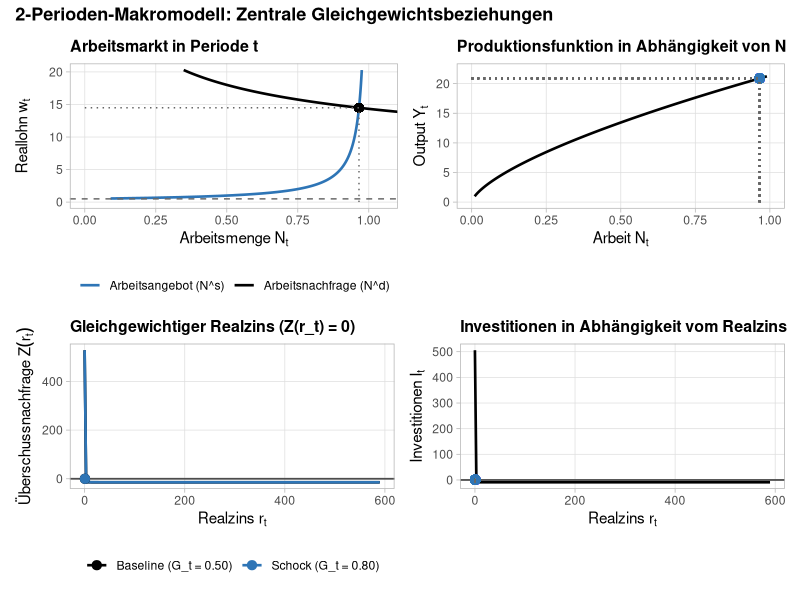
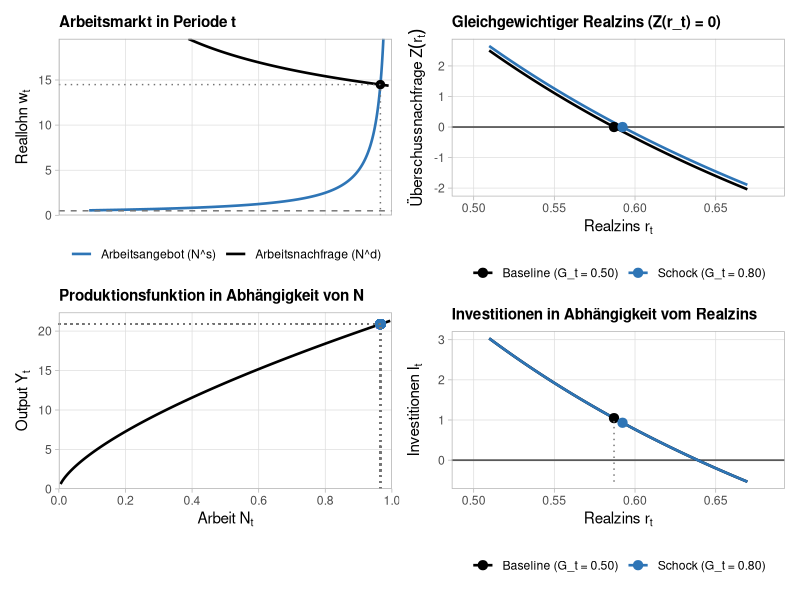

These figures' R source, in order:
## ---- chunk 1
solve_macro_model <- function(
  K_t = 10, delta = 0.1,
  theta_t = 0.5, theta_t1 = 0.5,
  G_t = 0.5, G_t1 = 0.5,
  sigma = 1.0, beta = 0.96,
  A_t = 10, A_t1 = 10,
  alpha = 0.33
) {
  # --- 1. Periode t: Arbeitsmarkt & Produktion (unabhängig von r_t) ---
  labor_eq_t <- function(w) {
    Nd <- K_t * ((1 - alpha) * A_t / w)^(1 / alpha)
    Ns <- 1 - theta_t / w
    return(Nd - Ns)
  }
  w_t <- uniroot(labor_eq_t, interval = c(theta_t + 1e-6, 100))$root
  N_t <- 1 - theta_t / w_t
  Y_t <- A_t * K_t^alpha * N_t^(1 - alpha)
  D_t <- Y_t - w_t * N_t

  # --- 2. Funktionen in Abhängigkeit vom Realzins r_t ---
  eval_given_r <- function(r) {
    k_n_ratio <- (alpha * A_t1 / (r + delta))^(1 / (1 - alpha))
    w_t1 <- (1 - alpha) * A_t1 * (k_n_ratio)^alpha
    N_t1 <- 1 - theta_t1 / w_t1
    
    if (is.na(N_t1) || N_t1 <= 0) return(list(excess_demand = NA))
    
    K_t1 <- k_n_ratio * N_t1
    I_t  <- K_t1 - (1 - delta) * K_t
    B_I  <- I_t
    Y_t1 <- A_t1 * K_t1^alpha * N_t1^(1 - alpha)
    D_t1 <- Y_t1 + (1 - delta) * K_t1 - w_t1 * N_t1 - (1 + r) * B_I
    
    W <- (w_t * N_t + D_t - G_t) + (w_t1 * N_t1 + D_t1 - G_t1) / (1 + r)
    
    C_t  <- W / (1 + beta^(1 / sigma) * (1 + r)^((1 - sigma) / sigma))
    S_t  <- w_t * N_t + D_t - G_t - C_t
    C_t1 <- (1 + r) * S_t + w_t1 * N_t1 + D_t1 - G_t1
    
    excess_demand <- C_t + I_t + G_t - Y_t
    
    list(
      r_t = r, w_t = w_t, N_t = N_t, Y_t = Y_t, D_t = D_t,
      C_t = C_t, I_t = I_t, S_t = S_t, G_t = G_t,
      w_t1 = w_t1, N_t1 = N_t1, K_t1 = K_t1, Y_t1 = Y_t1,
      D_t1 = D_t1, C_t1 = C_t1, G_t1 = G_t1, W = W,
      excess_demand = excess_demand,
      check_t1 = Y_t1 + (1 - delta) * K_t1 - (C_t1 + G_t1)
    )
  }

  # Analytische Obergrenze r_max für N_{t+1} > 0
  r_max <- alpha * A_t1 * ((1 - alpha) * A_t1 / theta_t1)^((1 - alpha) / alpha) - delta
  r_min <- max(-delta + 1e-5, -0.99)
  
  if (r_max <= r_min) {
    stop("Kein positives Arbeitsangebot in t+1 möglich (theta_{t+1} zu hoch oder A_{t+1} zu niedrig).")
  }

  # Gleichgewichtszins r_t suchen
  r_star <- uniroot(
    function(r) eval_given_r(r)$excess_demand,
    interval = c(r_min, r_max - 1e-6)
  )$root
  
  return(eval_given_r(r_star))
}

# Testlauf
base  <- solve_macro_model(G_t = 0.5, G_t1 = 0.5)
shock <- solve_macro_model(G_t = 0.8, G_t1 = 0.5)

options(scipen = 999)

library(knitr)

vars <- c("r_t", "Y_t", "C_t", "I_t", "N_t", "w_t", "Y_t1", "C_t1", "K_t1", "check_t1")
labels <- c(
  "$r_t$", "$Y_t$", "$C_t$", "$I_t$", "$N_t$",
  "$w_t$", "$Y_{t+1}$", "$C_{t+1}$", "$K_{t+1}$", "$\\text{Check}_{t+1}$"
)

out_df <- data.frame(
  Variable = labels,
  Baseline = unlist(base[vars]),
  G_t_Schock = unlist(shock[vars]),
  row.names = NULL
)

kable(
  out_df,
  digits = 2,
  col.names = c("Variable", "Baseline", "$G_t$-Schock"),
  align = c("l", "r", "r"),
  escape = FALSE,
  caption = "Modellgleichgewicht: Baseline vs. temporärer Staatsausgabenschock ($G_t$)"
)


## ---- chunk 2
#| warning: false
#| message: false

library(ggplot2)
library(patchwork)

# --- 1. Modellfunktion (mit A = 10 als Standard für positive Investitionen) ---
solve_macro_model <- function(
  K_t = 10, delta = 0.1,
  theta_t = 0.5, theta_t1 = 0.5,
  G_t = 0.5, G_t1 = 0.5,
  sigma = 1.0, beta = 0.96,
  A_t = 10.0, A_t1 = 10.0,
  alpha = 0.33
) {
  labor_eq_t <- function(w) {
    Nd <- K_t * ((1 - alpha) * A_t / w)^(1 / alpha)
    Ns <- 1 - theta_t / w
    return(Nd - Ns)
  }
  w_t <- uniroot(labor_eq_t, interval = c(theta_t + 1e-6, 100))$root
  N_t <- 1 - theta_t / w_t
  Y_t <- A_t * K_t^alpha * N_t^(1 - alpha)
  D_t <- Y_t - w_t * N_t

  eval_given_r <- function(r) {
    k_n_ratio <- (alpha * A_t1 / (r + delta))^(1 / (1 - alpha))
    w_t1 <- (1 - alpha) * A_t1 * (k_n_ratio)^alpha
    N_t1 <- 1 - theta_t1 / w_t1
    if (is.na(N_t1) || N_t1 <= 0) return(list(excess_demand = NA))

    K_t1 <- k_n_ratio * N_t1
    I_t  <- K_t1 - (1 - delta) * K_t
    B_I  <- I_t
    Y_t1 <- A_t1 * K_t1^alpha * N_t1^(1 - alpha)
    D_t1 <- Y_t1 + (1 - delta) * K_t1 - w_t1 * N_t1 - (1 + r) * B_I

    W <- (w_t * N_t + D_t - G_t) + (w_t1 * N_t1 + D_t1 - G_t1) / (1 + r)
    C_t  <- W / (1 + beta^(1 / sigma) * (1 + r)^((1 - sigma) / sigma))
    S_t  <- w_t * N_t + D_t - G_t - C_t
    C_t1 <- (1 + r) * S_t + w_t1 * N_t1 + D_t1 - G_t1

    excess_demand <- C_t + I_t + G_t - Y_t

    list(
      r_t = r, w_t = w_t, N_t = N_t, Y_t = Y_t, D_t = D_t,
      C_t = C_t, I_t = I_t, S_t = S_t, G_t = G_t,
      w_t1 = w_t1, N_t1 = N_t1, K_t1 = K_t1, Y_t1 = Y_t1,
      D_t1 = D_t1, C_t1 = C_t1, G_t1 = G_t1, W = W,
      excess_demand = excess_demand,
      check_t1 = Y_t1 + (1 - delta) * K_t1 - (C_t1 + G_t1)
    )
  }

  r_max <- alpha * A_t1 * ((1 - alpha) * A_t1 / theta_t1)^((1 - alpha) / alpha) - delta
  r_min <- max(-delta + 1e-5, -0.99)
  r_star <- uniroot(
    function(r) eval_given_r(r)$excess_demand,
    interval = c(r_min, r_max - 1e-6)
  )$root

  out <- eval_given_r(r_star)
  out$eval_given_r <- eval_given_r
  out$r_max <- r_max
  return(out)
}

# Parameter & Gleichgewichte berechnen
params <- list(
  K_t = 10, delta = 0.1, theta_t = 0.5, theta_t1 = 0.5,
  G_t0 = 0.5, G_t1_shock = 0.8, G_t1 = 0.5,
  sigma = 1.0, beta = 0.96, A_t = 10.0, A_t1 = 10.0, alpha = 0.33
)

eq0 <- do.call(solve_macro_model, c(
  params[c("K_t", "delta", "theta_t", "theta_t1", "G_t1", "sigma", "beta", "A_t", "A_t1", "alpha")],
  list(G_t = params$G_t0)
))
eq1 <- do.call(solve_macro_model, c(
  params[c("K_t", "delta", "theta_t", "theta_t1", "G_t1", "sigma", "beta", "A_t", "A_t1", "alpha")],
  list(G_t = params$G_t1_shock)
))

theme_macro <- theme_light(base_size = 11) +
  theme(
    panel.grid.minor = element_blank(),
    plot.title = element_text(face = "bold", size = 11.5),
    legend.position = "bottom",
    legend.title = element_blank()
  )

# --- GRAFIK 1: Arbeitsmarkt in Periode t ---
w_grid <- seq(params$theta_t + 0.05, max(eq0$w_t * 1.4, 8), length.out = 200)
df_labor <- data.frame(
  w  = w_grid,
  Nd = params$K_t * ((1 - params$alpha) * params$A_t / w_grid)^(1 / params$alpha),
  Ns = 1 - params$theta_t / w_grid
)

p_labor <- ggplot(df_labor, aes(x = Nd, y = w)) +
  geom_line(aes(x = Nd, color = "Arbeitsnachfrage (N^d)"), linewidth = 0.9) +
  geom_line(aes(x = Ns, color = "Arbeitsangebot (N^s)"), linewidth = 0.9) +
  geom_hline(yintercept = params$theta_t, linetype = "dashed", color = "grey40") +
  geom_point(aes(x = eq0$N_t, y = eq0$w_t), color = "black", size = 2.5) +
  annotate("segment", x = eq0$N_t, xend = eq0$N_t, y = 0, yend = eq0$w_t, linetype = "dotted", color = "grey40") +
  annotate("segment", x = 0, xend = eq0$N_t, y = eq0$w_t, yend = eq0$w_t, linetype = "dotted", color = "grey40") +
  scale_color_manual(values = c("Arbeitsnachfrage (N^d)" = "black", "Arbeitsangebot (N^s)" = "#2E75B6")) +
  coord_cartesian(xlim = c(0, 1.05), ylim = c(0, max(w_grid))) +
  labs(
    title = "Arbeitsmarkt in Periode t",
    x = expression(Arbeitsmenge~N[t]),
    y = expression(Reallohn~w[t])
  ) +
  theme_macro

# --- GRAFIK 2: Produktionsfunktion Y_t(N_t) ---
n_grid <- seq(0.01, 0.99, length.out = 200)
df_prod <- data.frame(
  N = n_grid,
  Y = params$A_t * params$K_t^params$alpha * n_grid^(1 - params$alpha)
)

p_prod <- ggplot(df_prod, aes(x = N, y = Y)) +
  geom_line(color = "black", linewidth = 0.9) +
  geom_point(aes(x = eq0$N_t, y = eq0$Y_t), color = "#2E75B6", size = 2.8) +
  geom_segment(aes(x = eq0$N_t, xend = eq0$N_t, y = 0, yend = eq0$Y_t), linetype = "dotted", color = "grey40") +
  geom_segment(aes(x = 0, xend = eq0$N_t, y = eq0$Y_t, yend = eq0$Y_t), linetype = "dotted", color = "grey40") +
  coord_cartesian(xlim = c(0, 1), ylim = c(0, max(df_prod$Y) * 1.05)) +
  labs(
    title = "Produktionsfunktion in Abhängigkeit von N",
    x = expression(Arbeit~N[t]),
    y = expression(Output~Y[t])
  ) +
  theme_macro

# --- GRAFIK 3: Gleichgewichtszins über Überschussnachfrage Z(r_t) ---
r_grid <- seq(max(-params$delta + 0.02, -0.05), eq0$r_max * 0.92, length.out = 200)
z0 <- sapply(r_grid, function(r) eq0$eval_given_r(r)$excess_demand)
z1 <- sapply(r_grid, function(r) eq1$eval_given_r(r)$excess_demand)

df_r <- rbind(
  data.frame(r = r_grid, Z = z0, Szenario = "Baseline (G_t = 0.50)"),
  data.frame(r = r_grid, Z = z1, Szenario = "Schock (G_t = 0.80)")
)

p_rate <- ggplot(df_r, aes(x = r, y = Z, color = Szenario)) +
  geom_hline(yintercept = 0, color = "grey30", linewidth = 0.6) +
  geom_line(linewidth = 0.9) +
  geom_point(data = data.frame(
    r = c(eq0$r_t, eq1$r_t),
    Z = c(0, 0),
    Szenario = c("Baseline (G_t = 0.50)", "Schock (G_t = 0.80)")
  ), aes(x = r, y = Z), size = 2.8) +
  scale_color_manual(values = c("Baseline (G_t = 0.50)" = "black", "Schock (G_t = 0.80)" = "#2E75B6")) +
  labs(
    title = "Gleichgewichtiger Realzins (Z(r_t) = 0)",
    x = expression(Realzins~r[t]),
    y = expression(Überschussnachfrage~Z(r[t]))
  ) +
  theme_macro

# --- GRAFIK 4: Investitionsnachfrage I_t(r_t) ---
inv0 <- sapply(r_grid, function(r) eq0$eval_given_r(r)$I_t)
df_inv <- data.frame(r = r_grid, I = inv0)

p_inv <- ggplot(df_inv, aes(x = r, y = I)) +
  geom_hline(yintercept = 0, color = "grey30", linewidth = 0.6) +
  geom_line(color = "black", linewidth = 0.9) +
  geom_point(aes(x = eq0$r_t, y = eq0$I_t), color = "#2E75B6", size = 2.8) +
  geom_segment(aes(x = eq0$r_t, xend = eq0$r_t, y = min(0, min(inv0)), yend = eq0$I_t), linetype = "dotted", color = "grey40") +
  geom_segment(aes(x = min(r_grid), xend = eq0$r_t, y = eq0$I_t, yend = eq0$I_t), linetype = "dotted", color = "grey40") +
  labs(
    title = "Investitionen in Abhängigkeit vom Realzins",
    x = expression(Realzins~r[t]),
    y = expression(Investitionen~I[t])
  ) +
  theme_macro

# --- KOMBINATION MIT PATCHWORK ---
(p_labor | p_prod) / (p_rate | p_inv) +
  plot_annotation(
    title = "2-Perioden-Makromodell: Zentrale Gleichgewichtsbeziehungen",
    theme = theme(plot.title = element_text(face = "bold", size = 13))
  )
## ---- chunk 3
#| message: false
#| warning: false

library(ggplot2)
library(patchwork)

# --- 1. Modellfunktion ---
solve_macro_model <- function(
  K_t = 10, delta = 0.1,
  theta_t = 0.5, theta_t1 = 0.5,
  G_t = 0.5, G_t1 = 0.5,
  sigma = 1.0, beta = 0.96,
  A_t = 10.0, A_t1 = 10.0,
  alpha = 0.33
) {
  labor_eq_t <- function(w) {
    Nd <- K_t * ((1 - alpha) * A_t / w)^(1 / alpha)
    Ns <- 1 - theta_t / w
    return(Nd - Ns)
  }
  w_t <- uniroot(labor_eq_t, interval = c(theta_t + 1e-6, 100))$root
  N_t <- 1 - theta_t / w_t
  Y_t <- A_t * K_t^alpha * N_t^(1 - alpha)
  D_t <- Y_t - w_t * N_t

  eval_given_r <- function(r) {
    k_n_ratio <- (alpha * A_t1 / (r + delta))^(1 / (1 - alpha))
    w_t1 <- (1 - alpha) * A_t1 * (k_n_ratio)^alpha
    N_t1 <- 1 - theta_t1 / w_t1
    if (is.na(N_t1) || N_t1 <= 0) return(list(excess_demand = NA))

    K_t1 <- k_n_ratio * N_t1
    I_t  <- K_t1 - (1 - delta) * K_t
    B_I  <- I_t
    Y_t1 <- A_t1 * K_t1^alpha * N_t1^(1 - alpha)
    D_t1 <- Y_t1 + (1 - delta) * K_t1 - w_t1 * N_t1 - (1 + r) * B_I

    W <- (w_t * N_t + D_t - G_t) + (w_t1 * N_t1 + D_t1 - G_t1) / (1 + r)
    C_t  <- W / (1 + beta^(1 / sigma) * (1 + r)^((1 - sigma) / sigma))
    S_t  <- w_t * N_t + D_t - G_t - C_t
    C_t1 <- (1 + r) * S_t + w_t1 * N_t1 + D_t1 - G_t1

    excess_demand <- C_t + I_t + G_t - Y_t

    list(
      r_t = r, w_t = w_t, N_t = N_t, Y_t = Y_t, D_t = D_t,
      C_t = C_t, I_t = I_t, S_t = S_t, G_t = G_t,
      w_t1 = w_t1, N_t1 = N_t1, K_t1 = K_t1, Y_t1 = Y_t1,
      D_t1 = D_t1, C_t1 = C_t1, G_t1 = G_t1, W = W,
      excess_demand = excess_demand,
      check_t1 = Y_t1 + (1 - delta) * K_t1 - (C_t1 + G_t1)
    )
  }

  r_max <- alpha * A_t1 * ((1 - alpha) * A_t1 / theta_t1)^((1 - alpha) / alpha) - delta
  r_min <- max(-delta + 1e-5, -0.99)
  r_star <- uniroot(
    function(r) eval_given_r(r)$excess_demand,
    interval = c(r_min, r_max - 1e-6)
  )$root

  out <- eval_given_r(r_star)
  out$eval_given_r <- eval_given_r
  out$r_max <- r_max
  return(out)
}

# Parameter & Gleichgewichte berechnen
params <- list(
  K_t = 10, delta = 0.1, theta_t = 0.5, theta_t1 = 0.5,
  G_t0 = 0.5, G_t1_shock = 0.8, G_t1 = 0.5,
  sigma = 1.0, beta = 0.96, A_t = 10.0, A_t1 = 10.0, alpha = 0.33
)

eq0 <- do.call(solve_macro_model, c(
  params[c("K_t", "delta", "theta_t", "theta_t1", "G_t1", "sigma", "beta", "A_t", "A_t1", "alpha")],
  list(G_t = params$G_t0)
))
eq1 <- do.call(solve_macro_model, c(
  params[c("K_t", "delta", "theta_t", "theta_t1", "G_t1", "sigma", "beta", "A_t", "A_t1", "alpha")],
  list(G_t = params$G_t1_shock)
))

theme_macro <- theme_light(base_size = 11) +
  theme(
    panel.grid.minor = element_blank(),
    plot.title = element_text(face = "bold", size = 11),
    legend.position = "bottom",
    legend.title = element_blank()
  )

# --- LINKE SPALTE: Arbeitsmarkt (oben) und Produktionsfunktion (unten), gleiche N_t-Achse ---
n_limits <- c(0, 1.0)
n_breaks <- seq(0, 1.0, by = 0.2)

w_grid <- seq(params$theta_t + 0.05, max(eq0$w_t * 1.35, 7), length.out = 250)
df_labor <- data.frame(
  w  = w_grid,
  Nd = params$K_t * ((1 - params$alpha) * params$A_t / w_grid)^(1 / params$alpha),
  Ns = 1 - params$theta_t / w_grid
)

p_labor <- ggplot(df_labor, aes(y = w)) +
  geom_line(aes(x = Nd, color = "Arbeitsnachfrage (N^d)"), linewidth = 0.9) +
  geom_line(aes(x = Ns, color = "Arbeitsangebot (N^s)"), linewidth = 0.9) +
  geom_hline(yintercept = params$theta_t, linetype = "dashed", color = "grey45") +
  geom_point(data = data.frame(x = eq0$N_t, y = eq0$w_t), aes(x = x, y = y), color = "black", size = 2.5) +
  annotate("segment", x = eq0$N_t, xend = eq0$N_t, y = 0, yend = eq0$w_t, linetype = "dotted", color = "grey45") +
  annotate("segment", x = 0, xend = eq0$N_t, y = eq0$w_t, yend = eq0$w_t, linetype = "dotted", color = "grey45") +
  scale_x_continuous(limits = n_limits, breaks = n_breaks, expand = c(0, 0)) +
  scale_y_continuous(limits = c(0, max(w_grid)), expand = c(0, 0)) +
  scale_color_manual(values = c("Arbeitsnachfrage (N^d)" = "black", "Arbeitsangebot (N^s)" = "#2E75B6")) +
  labs(
    title = "Arbeitsmarkt in Periode t",
    x = NULL,
    y = expression(Reallohn~w[t])
  ) +
  theme_macro +
  theme(axis.text.x = element_blank(), axis.ticks.x = element_blank())

n_grid <- seq(0.005, 0.995, length.out = 250)
df_prod <- data.frame(
  N = n_grid,
  Y = params$A_t * params$K_t^params$alpha * n_grid^(1 - params$alpha)
)

p_prod <- ggplot(df_prod, aes(x = N, y = Y)) +
  geom_line(color = "black", linewidth = 0.9) +
  geom_point(aes(x = eq0$N_t, y = eq0$Y_t), color = "#2E75B6", size = 2.8) +
  geom_segment(aes(x = eq0$N_t, xend = eq0$N_t, y = 0, yend = eq0$Y_t), linetype = "dotted", color = "grey45") +
  geom_segment(aes(x = 0, xend = eq0$N_t, y = eq0$Y_t, yend = eq0$Y_t), linetype = "dotted", color = "grey45") +
  scale_x_continuous(limits = n_limits, breaks = n_breaks, expand = c(0, 0)) +
  scale_y_continuous(limits = c(0, max(df_prod$Y) * 1.05), expand = c(0, 0)) +
  labs(
    title = "Produktionsfunktion in Abhängigkeit von N",
    x = expression(Arbeit~N[t]),
    y = expression(Output~Y[t])
  ) +
  theme_macro

# --- RECHTE SPALTE: Gezielte r_t-Skalierung rund um die Gleichgewichte ---
r_center <- mean(c(eq0$r_t, eq1$r_t))
r_span   <- max(0.08, abs(eq1$r_t - eq0$r_t) * 2.2)
r_low    <- max(-params$delta + 0.01, r_center - r_span)
r_high   <- min(eq0$r_max * 0.75, r_center + r_span)
r_grid   <- seq(r_low, r_high, length.out = 250)

z0 <- sapply(r_grid, function(r) eq0$eval_given_r(r)$excess_demand)
z1 <- sapply(r_grid, function(r) eq1$eval_given_r(r)$excess_demand)

df_r <- rbind(
  data.frame(r = r_grid, Z = z0, Szenario = "Baseline (G_t = 0.50)"),
  data.frame(r = r_grid, Z = z1, Szenario = "Schock (G_t = 0.80)")
)

p_rate <- ggplot(df_r, aes(x = r, y = Z, color = Szenario)) +
  geom_hline(yintercept = 0, color = "grey35", linewidth = 0.6) +
  geom_line(linewidth = 0.9) +
  geom_point(
    data = data.frame(
      r = c(eq0$r_t, eq1$r_t),
      Z = c(0, 0),
      Szenario = c("Baseline (G_t = 0.50)", "Schock (G_t = 0.80)")
    ),
    aes(x = r, y = Z),
    size = 2.8
  ) +
  scale_x_continuous(
    limits = c(r_low, r_high),
    labels = function(x) sprintf("%.2f", x),
    expand = c(0.02, 0.02)
  ) +
  scale_color_manual(values = c("Baseline (G_t = 0.50)" = "black", "Schock (G_t = 0.80)" = "#2E75B6")) +
  labs(
    title = "Gleichgewichtiger Realzins (Z(r_t) = 0)",
    x = expression(Realzins~r[t]),
    y = expression(Überschussnachfrage~Z(r[t]))
  ) +
  theme_macro

inv0 <- sapply(r_grid, function(r) eq0$eval_given_r(r)$I_t)
inv1 <- sapply(r_grid, function(r) eq1$eval_given_r(r)$I_t)

df_inv <- rbind(
  data.frame(r = r_grid, I = inv0, Szenario = "Baseline (G_t = 0.50)"),
  data.frame(r = r_grid, I = inv1, Szenario = "Schock (G_t = 0.80)")
)

p_inv <- ggplot(df_inv, aes(x = r, y = I, color = Szenario)) +
  geom_hline(yintercept = 0, color = "grey35", linewidth = 0.6) +
  geom_line(linewidth = 0.9) +
  geom_point(
    data = data.frame(
      r = c(eq0$r_t, eq1$r_t),
      I = c(eq0$I_t, eq1$I_t),
      Szenario = c("Baseline (G_t = 0.50)", "Schock (G_t = 0.80)")
    ),
    aes(x = r, y = I),
    size = 2.8
  ) +
  geom_segment(
    data = data.frame(r = eq0$r_t, I = eq0$I_t),
    aes(x = r, xend = r, y = min(0, min(c(inv0, inv1))), yend = I),
    linetype = "dotted", color = "grey45", inherit.aes = FALSE
  ) +
  scale_x_continuous(
    limits = c(r_low, r_high),
    labels = function(x) sprintf("%.2f", x),
    expand = c(0.02, 0.02)
  ) +
  scale_color_manual(values = c("Baseline (G_t = 0.50)" = "black", "Schock (G_t = 0.80)" = "#2E75B6")) +
  labs(
    title = "Investitionen in Abhängigkeit vom Realzins",
    x = expression(Realzins~r[t]),
    y = expression(Investitionen~I[t])
  ) +
  theme_macro

# --- KOMBINATION MIT PATCHWORK (Spaltenweise: links N_t-Achse, rechts r_t-Achse) ---
(p_labor / p_prod + plot_layout(heights = c(1, 1))) |
  (p_rate / p_inv + plot_layout(heights = c(1, 1))) +
  plot_annotation(
    title = "2-Perioden-Makromodell: Arbeitsmarkt, Produktion, Zins und Investitionen",
    theme = theme(plot.title = element_text(face = "bold", size = 12.5))
  )
